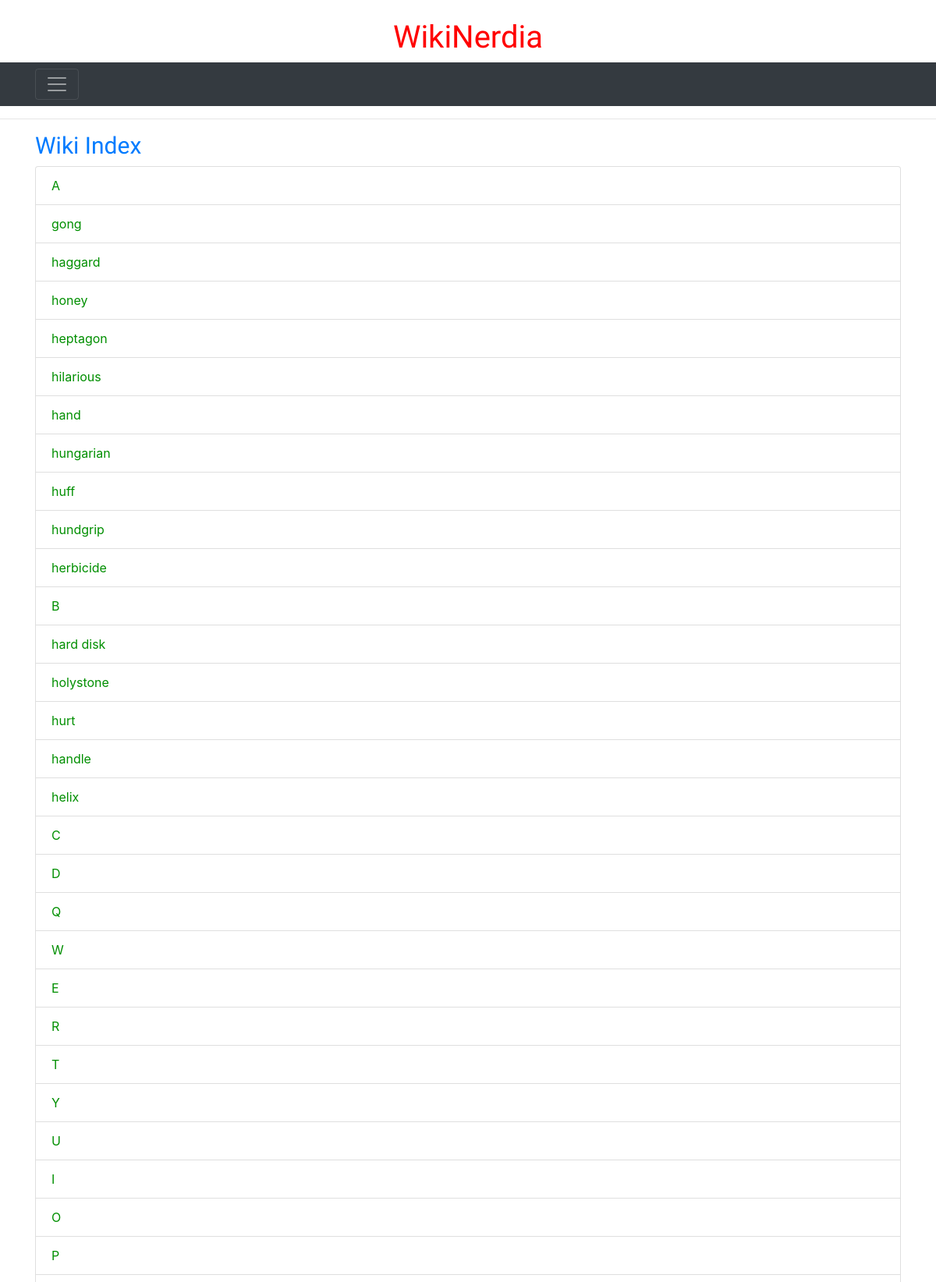
Page /wiki/ (upper part) on the committed database.
### wiki/models.py (models this page shows, shortened)
class Page(models.Model):
    title = models.CharField(max_length=64, primary_key=True)
    content = models.TextField()
    counter = models.IntegerField(default=0)

### wiki/views.py (the view)
# urls.py: path('', views.IndexView.as_view(), name='index'),
class IndexView(generic.ListView):
    template_name = 'wiki/index.html'
    context_object_name = 'pages'
    def get_queryset(self):
        return Page.objects.all()

### wiki/templates/wiki/index.html (shortened to what this page needs)
{% extends "wiki/base.html" %}
{% load static %}
{% block content %}
{% block contentTitle %}
<section>
    <nav class="navbar navbar-dark bg-dark">
        <div class="container">
            <button class="navbar-toggler" type="button" data-toggle="collapse"
                data-target="#navbarToggleExternalContent" aria-controls="navbarToggleExternalContent"
                aria-expanded="false" aria-label="Toggle navigation">
                <span class="navbar-toggler-icon"></span>
            </button>
        </div>
    </nav>
</section>
<hr />
<div class="container">
    <h2 class="text-primary" style="font-size: 30px;">Wiki Index</h2>
    {% if pages %}
    <ul class="list-group" id="listorder">
        {% for page in pages %}
        <li class="list-group-item"><a href="{% url 'wiki:detail' page.title %}">{{ page.title }}</a></li>
        {% endfor %}
    </ul>
    {% else %}
    <p>No pages are available.</p>
    {% endif %}
</div>
{% endblock %}
{% endblock content %}

### wiki/templates/wiki/base.html (shortened to what this page needs)
{% load static %}
<!DOCTYPE html>
<html>
<head>
    <header>
        <link rel="stylesheet" href="https://stackpath.bootstrapcdn.com/bootstrap/4.3.1/css/bootstrap.min.css"
>
        <link rel="stylesheet" type="text/css" href="{% static 'wiki/style.css' %}">
        <link href="https://fonts.googleapis.com/css?family=Days+One" rel="stylesheet"><br>
        <h1 style="text-align: center; color: red;">WikiNerdia</h1>
    </header>
</head>
    {% block content %}No content provided{% endblock %}
<body>
</body>
</html>

### wiki/static/wiki/style.css (style rules this page uses)
li a { color: rgb(0, 143, 0); }
body { background: rgb(255, 255, 255); }
h1 { font-family: 'Days One', sans-serif; }
h2 { font-family: 'Days One', sans-serif; font-size: 15px; color: rgb(0, 143, 0); }

### rows in the picture
Page: title "A"
Page: title "B"
Page: title "C"
Page: title "D"
Page: title "Q"
Page: title "W"
Page: title "E"
Page: title "R"
Page: title "T"
Page: title "Y"
Page: title "U"
Page: title "I"
Page: title "O"
Page: title "P"
Page: title "gong"
Page: title "haggard"
Page: title "honey"
Page: title "heptagon"
Page: title "hilarious"
Page: title "hand"
Page: title "hungarian"
Page: title "huff"
Page: title "hundgrip"
Page: title "herbicide"
Page: title "hard disk"
Page: title "holystone"
Page: title "hurt"
Page: title "handle"
Page: title "helix"
